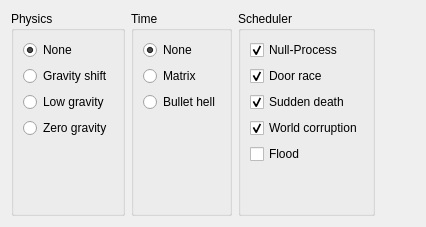
                    <widget class="QWidget" name="Mutators">
                     <attribute name="title">
                      <string>Mutators</string>
                     </attribute>
                     <layout class="QHBoxLayout" name="horizontalLayout">
                      <item>
                       <widget class="QGroupBox" name="groupBox_17">
                        <property name="title">
                         <string>Physics</string>
                        </property>
                        <property name="flat">
                         <bool>false</bool>
                        </property>
                        <layout class="QVBoxLayout" name="verticalLayout_31">
                         <item>
                          <widget class="QRadioButton" name="radioButton_16">
                           <property name="text">
                            <string>None</string>
                           </property>
                           <property name="checked">
                            <bool>true</bool>
                           </property>
                          </widget>
                         </item>
                         <item>
                          <widget class="QRadioButton" name="radioButton_17">
                           <property name="text">
                            <string>Gravity shift</string>
                           </property>
                           <property name="checked">
                            <bool>false</bool>
                           </property>
                          </widget>
                         </item>
                         <item>
                          <widget class="QRadioButton" name="radioButton_61">
                           <property name="text">
                            <string>Low gravity</string>
                           </property>
                          </widget>
                         </item>
                         <item>
                          <widget class="QRadioButton" name="radioButton_18">
                           <property name="text">
                            <string>Zero gravity</string>
                           </property>
                          </widget>
                         </item>
                         <item>
                          <spacer name="verticalSpacer_10">
                           <property name="orientation">
                            <enum>Qt::Vertical</enum>
                           </property>
                           <property name="sizeHint" stdset="0">
                            <size>
                             <width>20</width>
                             <height>40</height>
                            </size>
                           </property>
                          </spacer>
                         </item>
                        </layout>
                       </widget>
                      </item>
                      <item>
                       <widget class="QGroupBox" name="groupBox_10">
                        <property name="title">
                         <string>Time</string>
                        </property>
                        <property name="flat">
                         <bool>false</bool>
                        </property>
                        <layout class="QVBoxLayout" name="verticalLayout_7">
                         <item>
                          <widget class="QRadioButton" name="radioButton_5">
                           <property name="text">
                            <string>None</string>
                           </property>
                           <property name="checked">
                            <bool>true</bool>
                           </property>
                          </widget>
                         </item>
                         <item>
                          <widget class="QRadioButton" name="radioButton_56">
                           <property name="text">
                            <string>Matrix</string>
                           </property>
                          </widget>
                         </item>
                         <item>
                          <widget class="QRadioButton" name="radioButton_54">
                           <property name="text">
                            <string>Bullet hell</string>
                           </property>
                          </widget>
                         </item>
                         <item>
                          <spacer name="verticalSpacer">
                           <property name="orientation">
                            <enum>Qt::Vertical</enum>
                           </property>
                           <property name="sizeHint" stdset="0">
                            <size>
                             <width>20</width>
                             <height>40</height>
                            </size>
                           </property>
                          </spacer>
                         </item>
                        </layout>
                       </widget>
                      </item>
                      <item>
                       <widget class="QGroupBox" name="groupBox_16">
                        <property name="title">
                         <string>Scheduler </string>
                        </property>
                        <property name="flat">
                         <bool>false</bool>
                        </property>
                        <layout class="QVBoxLayout" name="verticalLayout_27">
                         <item>
                          <widget class="QCheckBox" name="checkBox_14">
                           <property name="text">
                            <string>Null-Process</string>
                           </property>
                           <property name="checked">
                            <bool>true</bool>
                           </property>
                          </widget>
                         </item>
                         <item>
                          <widget class="QCheckBox" name="checkBox_17">
                           <property name="text">
                            <string>Door race</string>
                           </property>
                           <property name="checked">
                            <bool>true</bool>
                           </property>
                          </widget>
                         </item>
                         <item>
                          <widget class="QCheckBox" name="checkBox_18">
                           <property name="text">
                            <string>Sudden death</string>
                           </property>
                           <property name="checked">
                            <bool>true</bool>
                           </property>
                          </widget>
                         </item>
                         <item>
                          <widget class="QCheckBox" name="checkBox_15">
                           <property name="text">
                            <string>World corruption</string>
                           </property>
                           <property name="checked">
                            <bool>true</bool>
                           </property>
                          </widget>
                         </item>
                         <item>
                          <widget class="QCheckBox" name="checkBox_16">
                           <property name="text">
                            <string>Flood</string>
                           </property>
                          </widget>
                         </item>
                         <item>
                          <spacer name="verticalSpacer_16">
                           <property name="orientation">
                            <enum>Qt::Vertical</enum>
                           </property>
                           <property name="sizeHint" stdset="0">
                            <size>
                             <width>20</width>
                             <height>40</height>
                            </size>
                           </property>
                          </spacer>
                         </item>
                        </layout>
                       </widget>
                      </item>
                      <item>
                       <spacer name="horizontalSpacer_11">
                        <property name="orientation">
                         <enum>Qt::Horizontal</enum>
                        </property>
                        <property name="sizeHint" stdset="0">
                         <size>
                          <width>40</width>
                          <height>20</height>
                         </size>
                        </property>
                       </spacer>
                      </item>
                     </layout>
                    </widget>
